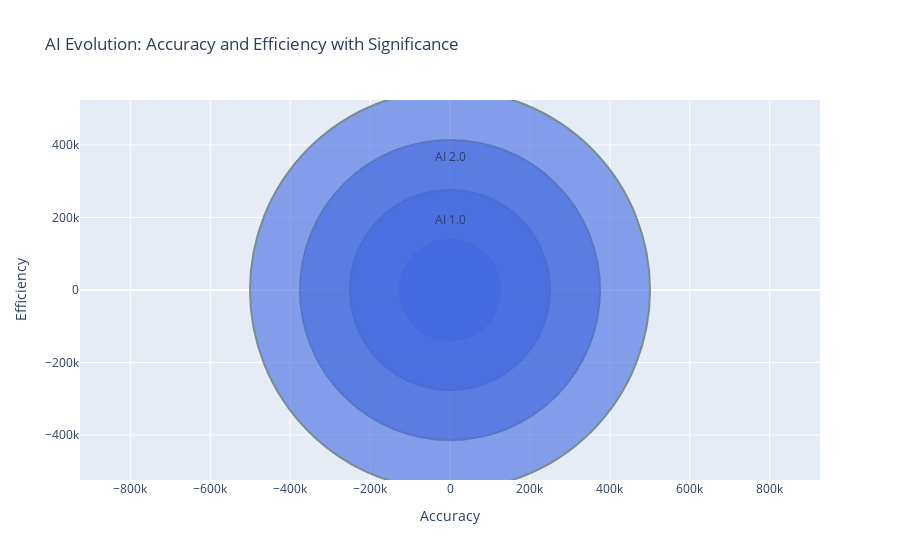

This figure's notebook cell:
### Code cell
import plotly.graph_objects as go

# Define stages of AI evolution with accuracy, efficiency, and significance (size)
stages = ["AI 1.0", "AI 2.0", "AI 3.0", "AI 4.0"]
accuracy = [0.3, 0.5, 0.7, 0.8]
efficiency = [0.2, 0.4, 0.6, 0.7]
sizes = [100, 200, 300, 400]  # Bubble sizes for significance

# Create bubble chart
fig = go.Figure()

fig.add_trace(go.Scatter(
    x=accuracy,
    y=efficiency,
    mode='markers+text',
    text=stages,
    textposition='top center',
    marker=dict(
        size=sizes,
        color='royalblue',
        opacity=0.6,
        line=dict(width=2, color='DarkSlateGrey')
    ),
    hovertemplate='<b>%{text}</b><br>Accuracy: %{x}<br>Efficiency: %{y}<extra></extra>',
    name='AI Evolution'
))

# Customize layout
fig.update_layout(
    title='AI Evolution: Accuracy and Efficiency with Significance',
    xaxis_title='Accuracy',
    yaxis_title='Efficiency',
    showlegend=False
)

# Show interactive plot
fig.show()

### Figure 1 — Plotly figure (JSON) as saved in the notebook; plotly's stock layout.template omitted (floating-point values rounded to 4 significant figures)
{"data": [{"hovertemplate": "<b>%{text}</b><br>Accuracy: %{x}<br>Efficiency: %{y}<extra></extra>", "marker": {"color": "royalblue", "line": {"color": "DarkSlateGrey", "width": 2}, "opacity": 0.6, "size": [100, 200, 300, 400]}, "mode": "markers+text", "name": "AI Evolution", "text": ["AI 1.0", "AI 2.0", "AI 3.0", "AI 4.0"], "textposition": "top center", "type": "scatter", "x": [0.3, 0.5, 0.7, 0.8], "y": [0.2, 0.4, 0.6, 0.7]}], "layout": {"autosize": true, "dragmode": "pan", "showlegend": false, "title": {"text": "AI Evolution: Accuracy and Efficiency with Significance"}, "xaxis": {"autorange": false, "range": [-926100.0, 926100.0], "showspikes": false, "title": {"text": "Accuracy"}, "type": "linear"}, "yaxis": {"autorange": false, "range": [-524300.0, 524300.0], "showspikes": false, "title": {"text": "Efficiency"}, "type": "linear"}}}
